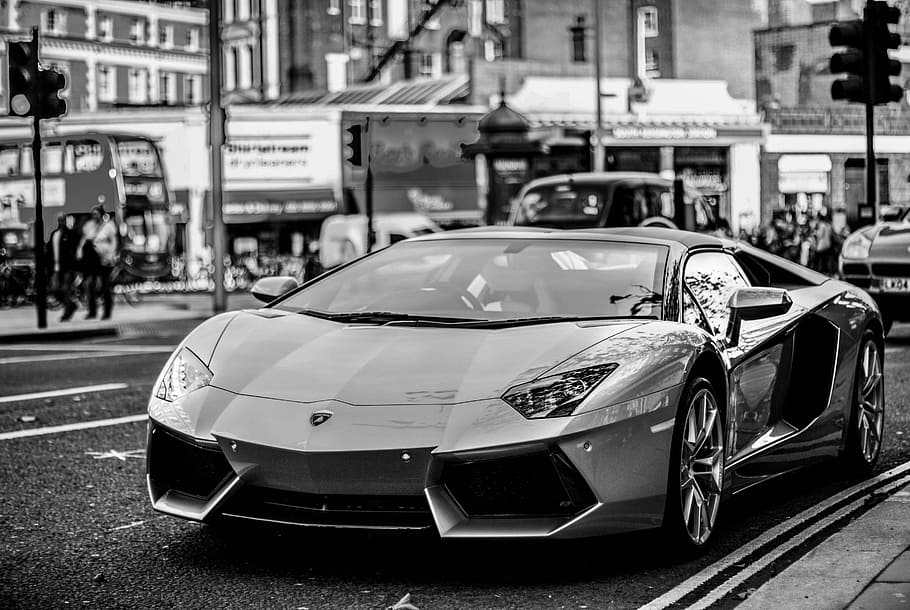
#> input picture pic/I.jpg, 910 x 610 px
$ python spectrum.py
#> lines starting #> are read from the running program, lines starting #| are printed output that depends on the picture
import numpy as np
import cv2
import matplotlib.pyplot as plt


def show_spec(img):
    """
    Compute and plot spectrum of image ( amplitude vs phase)
    :param img: Input image
    """
    # Compute the spectrum
    fft = np.fft.fft2(img)
    img_amplitude = np.abs(fft)
    img_phase_spectrum = np.angle(fft)

    # Plot spectrum - amplitude vs phase
    f, arr = plt.subplots(1, 2)

    im1 = arr[0].imshow(np.log(1 + img_amplitude), cmap='gray')
    arr[0].set_title('Amplitude Spectrum')
    plt.colorbar(im1, ax=arr[0])

    im2 = arr[1].imshow(img_phase_spectrum, cmap='gray')
    arr[1].set_title('Phase Spectrum')
    plt.colorbar(im2, ax=arr[1])

    plt.show()


if __name__ == '__main__':
    # Import images
    I = cv2.imread('pic/I.jpg', 0)
#> I is the input picture: shape (610, 910); min 0, max 255, mean 105.9
    I_n = cv2.imread('pic/I_n.jpg', 0)
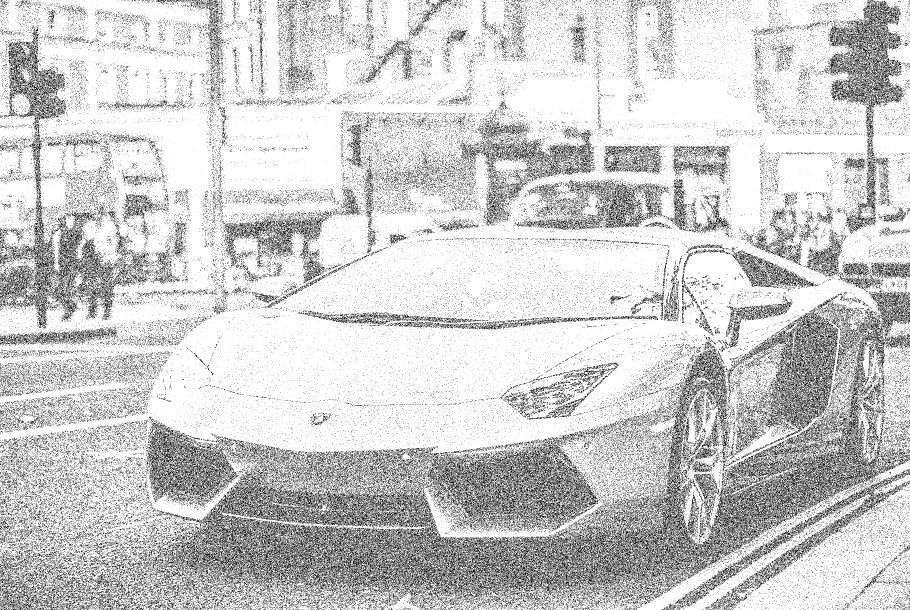
#> input picture pic/I_n.jpg, 910 x 610 px
#> I_n is the input picture: shape (610, 910); min 0, max 255, mean 205.8
    chita = cv2.imread('pic/chita.jpeg', 0)
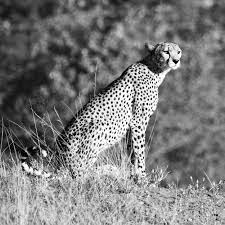
#> input picture pic/chita.jpeg, 225 x 225 px
#> chita is the input picture: shape (225, 225); min 0, max 255, mean 122.7
    zebra = cv2.imread('pic/zebra.jpeg', 0)
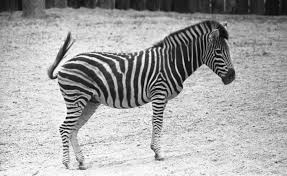
#> input picture pic/zebra.jpeg, 287 x 176 px
#> zebra is the input picture: shape (176, 287); min 0, max 255, mean 166

    to_run = 'd'

    if to_run == 'a':
        # Show spectrum for image I
        show_spec(I)

        # Show spectrum for image I_n
        show_spec(I_n)

    elif to_run == 'b':
        # Compute spectrum for image I
        I_fft = np.fft.fft2(I)
        I_amplitude = np.abs(I_fft)
        # Compute spectrum for image I_n
        I_n_fft = np.fft.fft2(I_n)
        I_n_amplitude = np.abs(I_n_fft)

        # Compute distance
        amplitude_sub = np.abs(I_amplitude - I_n_amplitude)

        plt.figure()
        plt.imshow(np.log(1 + amplitude_sub), cmap='gray')
        plt.title('Amplitude Subs')
        plt.colorbar()
        plt.show()

    elif to_run == 'c':
        # Compute spectrum for image "chita"
        chita_fft = np.fft.fft2(chita)
        chita_amplitude = np.abs(chita_fft)
        # Compute spectrum for image "zebra"
        zebra_fft = np.fft.fft2(zebra)
        zebra_phase_spectrum = np.angle(zebra_fft)

        # Show spectrum of "chita" and "zebra"
        fig, axs = plt.subplots(nrows=2, ncols=2, figsize=(10, 10))
        axs[0, 0].imshow(chita, cmap='gray')
        axs[0, 0].set_title('Chita')

        axs[0, 1].imshow(np.log(1 + chita_amplitude), cmap='gray')
        axs[0, 1].set_title('Chita FFT Amplitude Spectrum')

        axs[1, 0].imshow(zebra, cmap='gray')
        axs[1, 0].set_title('Zebra')

        axs[1, 1].imshow(zebra_phase_spectrum, cmap='gray')
        axs[1, 1].set_title('Zebra FFT Phase Spectrum')

        plt.show()

    elif to_run == 'd':
        # Compute spectrum for image "chita"
        chita_fft = np.fft.fft2(chita)
        chita_amplitude = np.abs(chita_fft)
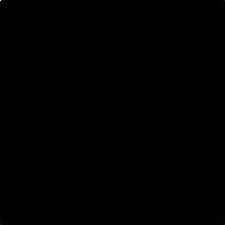
#> chita_amplitude: shape (225, 225) float64; min 28.13, max 6210140, mean 6573.2; drawn with min black and max white

        # Compute spectrum for image "zebra"
        zebra_fft = np.fft.fft2(zebra)
        zebra_phase_spectrum = np.angle(zebra_fft)
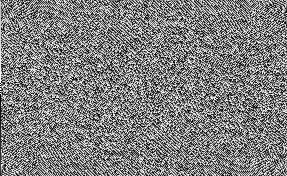
#> zebra_phase_spectrum: shape (176, 287) float64; min -3.14, max 3.14, mean 6.22e-05; drawn with min black and max white

        # Use "chita" amplitude and "zebra" phase to make a new image
        chita_amplitude = np.resize(chita_amplitude, zebra_phase_spectrum.shape)
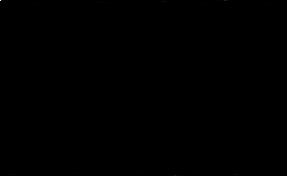
#> chita_amplitude: shape (176, 287) float64; min 28.13, max 6210140, mean 6536.4; drawn with min black and max white
        chita_zebra_fft = chita_amplitude * np.exp(1j * zebra_phase_spectrum)
        chita_zebra_image = np.real(np.fft.ifft2(chita_zebra_fft))
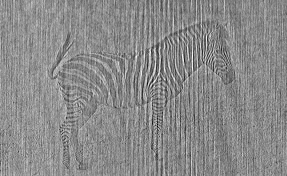
#> chita_zebra_image: shape (176, 287) float64; min -147.6, max 351, mean 122.9; drawn with min black and max white

        # Plot result
        plt.subplot(131), plt.imshow(chita, cmap='gray'), plt.title('Chita')
        plt.subplot(132), plt.imshow(zebra, cmap='gray'), plt.title('Zebra')
        plt.subplot(133), plt.imshow(chita_zebra_image, cmap='gray'), plt.title('Chita+Zebra')
        plt.show()
